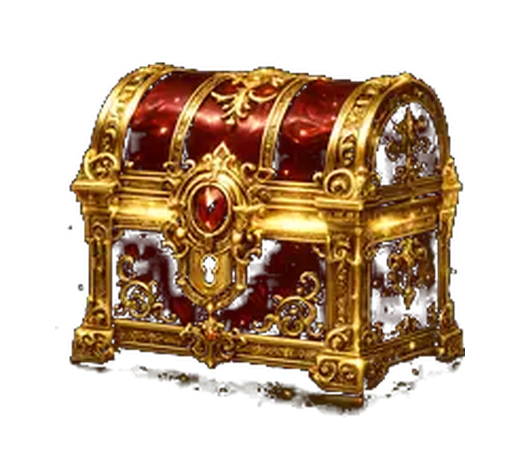
#> input picture assets/chest-user-closed-v13.webp, 1040 x 920 px (shown at 1/2 size)
$ python build_chest_v22.py
#> lines starting #> are read from the running program, lines starting #| are printed output that depends on the picture
from PIL import Image, ImageDraw, ImageFilter
from pathlib import Path
import math

ROOT=Path(__file__).resolve().parents[1]
ASSETS=ROOT/'assets'
INDEX=ROOT/'index.html'
CW,CH=640,620

closed=Image.open(ASSETS/'chest-user-closed-v13.webp').convert('RGBA')
#> closed is the input picture: PIL image 1040x920 RGBA; mean R, G, B, A 60.3, 38.2, 17.1, 108.6
opened=Image.open(ASSETS/'chest-user-open-v13.webp').convert('RGBA')
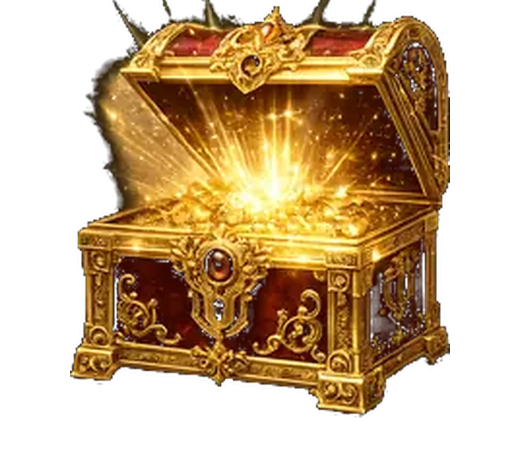
#> input picture assets/chest-user-open-v13.webp, 1040 x 920 px (shown at 1/2 size)
#> opened is the input picture: PIL image 1040x920 RGBA; mean R, G, B, A 83.1, 57, 23.1, 132.4

def fit_width(img,w):
#> called with w = 520
    h=round(img.height*w/img.width)
#> h = 460
    return img.resize((w,h),Image.Resampling.LANCZOS)

cl=fit_width(closed,520)
op=fit_width(opened,520)
canvas_closed=Image.new('RGBA',(CW,CH),(0,0,0,0))
#> canvas_closed: PIL image 640x620 RGBA; every value is 0
canvas_closed.alpha_composite(cl,(60,153))
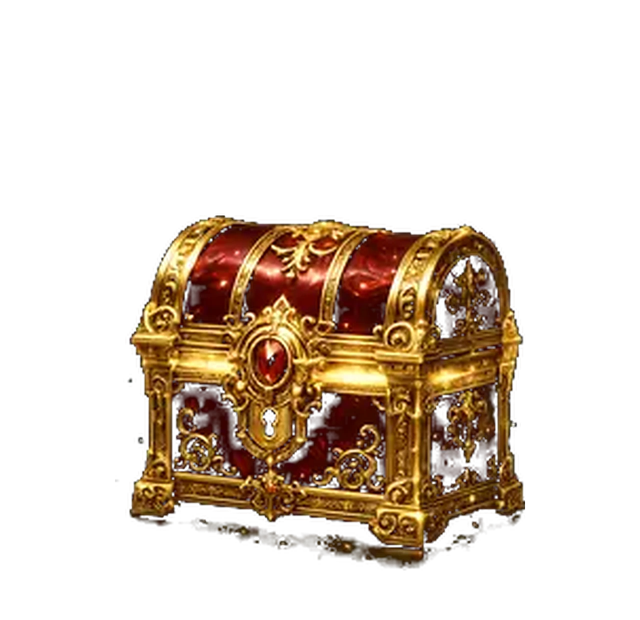
#> canvas_closed: PIL image 640x620 RGBA; mean R, G, B, A 35.7, 22.4, 9.7, 65.4; transparent parts drawn white
canvas_open=Image.new('RGBA',(CW,CH),(0,0,0,0))
canvas_open.alpha_composite(op,(60,4))
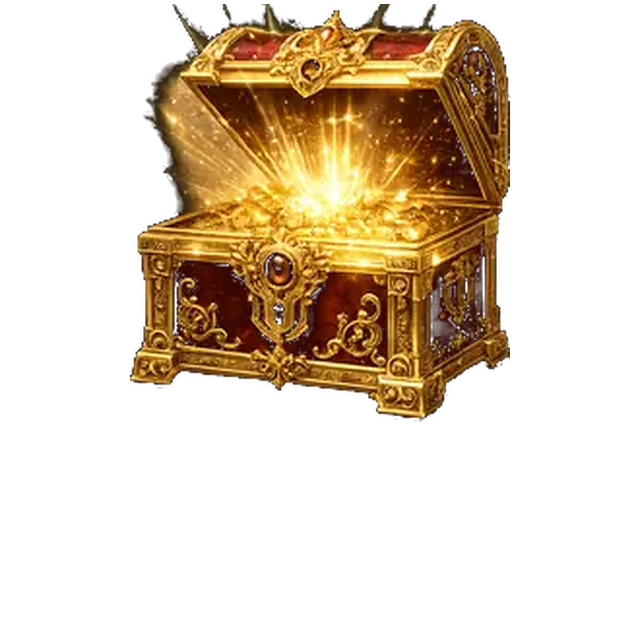
#> canvas_open: PIL image 640x620 RGBA; mean R, G, B, A 49.6, 33.9, 13.5, 79.8; transparent parts drawn white

# This is the key V22 change: every animation frame is a COMPLETE chest image.
# No lid/body split, no clip-path, no two-box crossfade. The lower chest is kept fixed,
# while the complete upper portion of the real open artwork expands continuously upward.
def warp_open(scale,anchor=365):
    out=Image.new('RGBA',(CW,CH),(0,0,0,0))
    base=canvas_open.crop((0,anchor,CW,CH))
    out.alpha_composite(base,(0,anchor))
    upper=canvas_open.crop((0,0,CW,anchor))
    out_h=max(1,round(anchor*scale))
    upper=upper.resize((CW,out_h),Image.Resampling.BICUBIC)
    out.alpha_composite(upper,(0,anchor-out_h))
    return out

def flash(power):
    f=Image.new('RGBA',(CW,CH),(0,0,0,0))
    d=ImageDraw.Draw(f)
    cx,cy=320,330
    for rx,ry,a in [(290,240,65),(220,160,115),(150,95,175),(82,48,245)]:
        d.ellipse((cx-rx,cy-ry,cx+rx,cy+ry),fill=(255,231,135,round(a*power)))
    return f.filter(ImageFilter.GaussianBlur(20))

def pulse_closed(scale=1.0,dy=0,gl=0):
    fr=Image.new('RGBA',(CW,CH),(0,0,0,0))
    w=round(CW*scale); h=round(CH*scale)
    rs=canvas_closed.resize((w,h),Image.Resampling.BICUBIC)
    fr.alpha_composite(rs,((CW-w)//2,(CH-h)//2+dy))
    if gl:
        g=Image.new('RGBA',(CW,CH),(0,0,0,0))
        d=ImageDraw.Draw(g)
        for rx,ry,a in [(180,60,35),(120,44,60),(70,28,100)]:
            d.ellipse((320-rx,335-ry,320+rx,335+ry),fill=(255,207,78,round(a*gl)))
        fr.alpha_composite(g.filter(ImageFilter.GaussianBlur(10)))
    return fr

frames=[]
durations=[]

# Closed tension: one intact chest only.
for i in range(5):
    q=i/4
    frames.append(pulse_closed(1+0.005*math.sin(q*math.pi*2),round(-2*math.sin(q*math.pi*2)),.15+.25*q))
    durations.append(130 if i==0 else 90)
#> after the loop, durations = [130, 90, 90, 90, 90]; frames = 5 items

# Gold flash rises over the intact closed chest.
for p in (.18,.38,.68,1.0):
    fr=canvas_closed.copy()
    fr.alpha_composite(flash(p))
    frames.append(fr)
    durations.append(85)
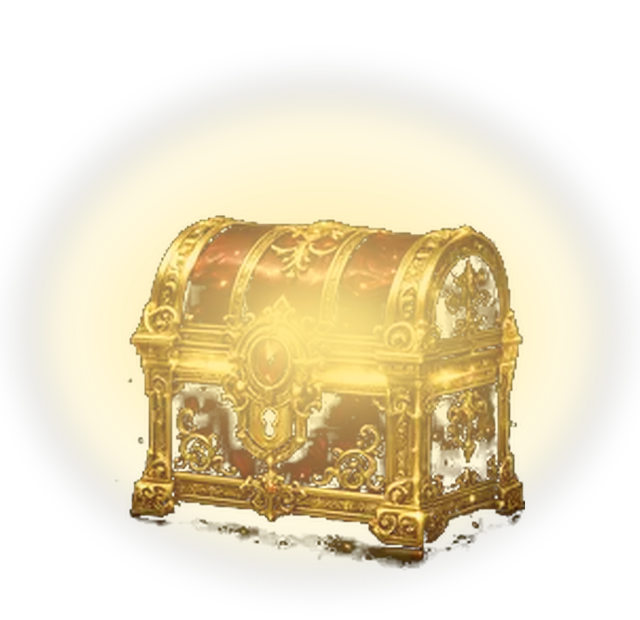
#> fr: PIL image 640x620 RGBA; mean R, G, B, A 125, 109.1, 62.1, 89.1; transparent parts drawn white
#> after the loop, durations = [130, 90, 90, 90, 90, 85, 85, 85, 85]; frames = 9 items

# At peak flash, hard-switch to a complete near-closed frame of the OPEN artwork.
# There is NEVER a second chest blended underneath it.
fr=warp_open(.15)
#> in warp_open, `base=canvas_open.crop((0,anchor,CW,CH))`:
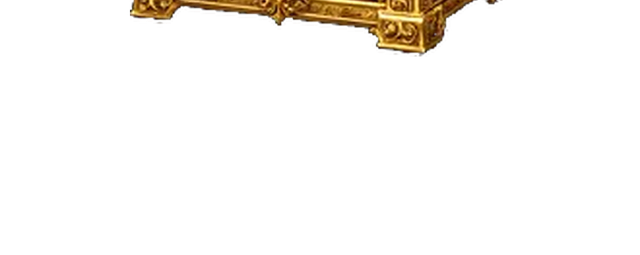
#> base: PIL image 640x255 RGBA; mean R, G, B, A 8.1, 5.5, 2.1, 12.6; transparent parts drawn white
#> in warp_open, `upper=canvas_open.crop((0,0,CW,anchor))`:
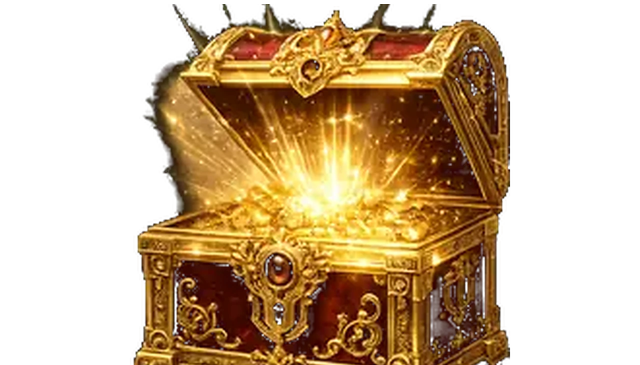
#> upper: PIL image 640x365 RGBA; mean R, G, B, A 78.7, 53.7, 21.4, 126.8; transparent parts drawn white
fr.alpha_composite(flash(1.0))
frames.append(fr)
durations.append(90)

# Continuous complete-image opening. The body remains anchored; upper artwork expands upward.
steps=13
for i in range(steps):
    q=(i+1)/steps
    ease=q*q*(3-2*q)
    scale=.15+.85*ease
    fr=warp_open(scale)
    if q<.45:
        fr.alpha_composite(flash(max(0,(1-q/.45))**1.4))
    frames.append(fr)
    durations.append(80)
#> this loop made 13 passes
#> pass 2, `fr=warp_open(scale)`:
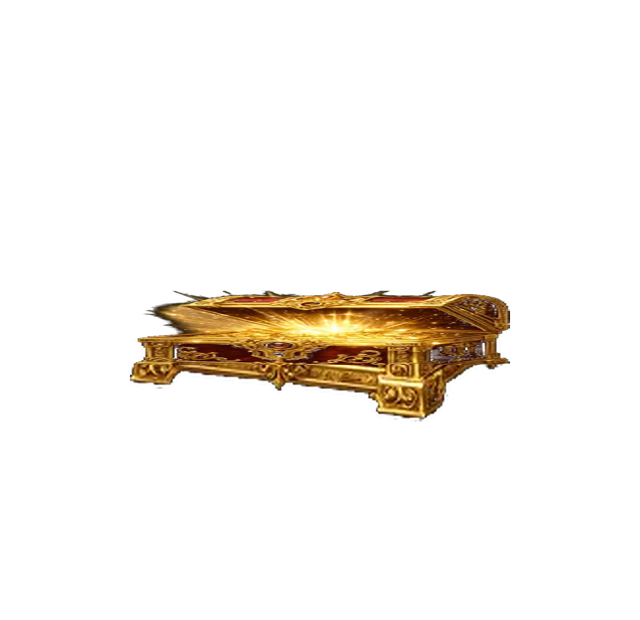
#> fr: PIL image 640x620 RGBA; mean R, G, B, A 12.8, 8.8, 3.5, 20.5; transparent parts drawn white
#> after the loop, durations = [130, 90, 90, 90, 90, 85, 85, 85, 85, 90, 80, 80, 80, 80, 80, 80, 80, 80, 80, 80, 80, 80, 80]; frames = 23 items

# Settle on the full open artwork.
for i in range(3):
    frames.append(canvas_open.copy())
    durations.append(110 if i<2 else 260)
#> after the loop, durations = 26 values, max 260 at index 25, min 80 at index 10, mean 93.85; frames = 26 items

out=ASSETS/'chest-opening-v22.webp'
frames[0].save(out,'WEBP',save_all=True,append_images=frames[1:],duration=durations,loop=1,quality=86,method=3,minimize_size=False)

# Validate that this is actually animated and has enough frames.
test=Image.open(out)
if getattr(test,'n_frames',1)<20:
    raise SystemExit('V22 animated WebP validation failed')

#> (the run stopped early here; a loop or call above may not have finished)
